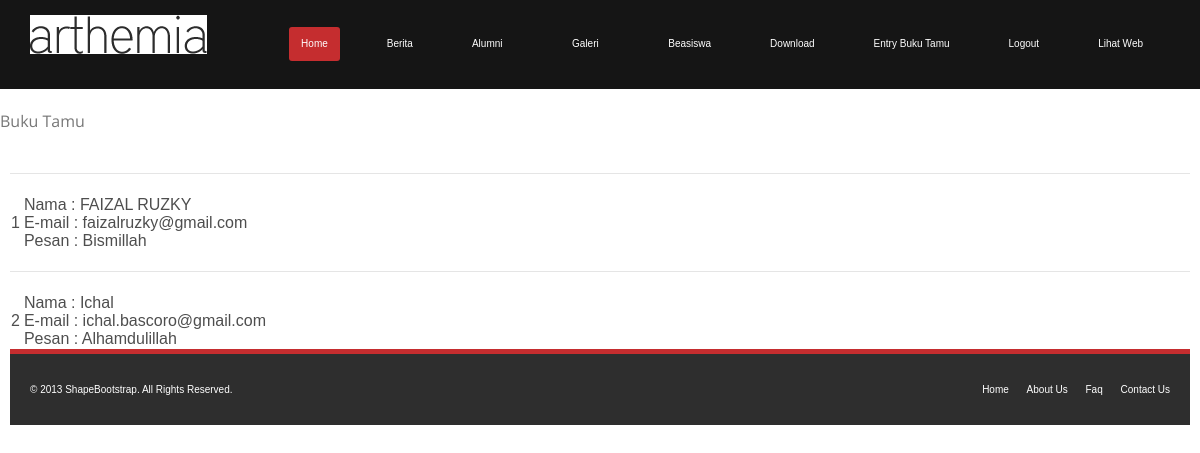
Page /administrator/web1.php?page=tampil_bukutamu on the committed database.
### tables this page shows
CREATE TABLE IF NOT EXISTS `bukutamu` (
  `id` int(11) NOT NULL AUTO_INCREMENT,
  `tanggal` int(11) NOT NULL,
  `nama` varchar(50) NOT NULL,
  `email` varchar(50) NOT NULL,
  `website` varchar(50) NOT NULL,
  `pesan` text NOT NULL,
  PRIMARY KEY (`id`)
);

### administrator/modul/tampil_bukutamu.php (the view, shortened to what this page needs)
<html>
<h3>Buku Tamu</h3>
<div style="overflow:auto; width:100%px; height:400px; padding:10px; border:1px solid transparant">
<?php
$tampil = "SELECT * FROM bukutamu ORDER BY id";
$hasil = mysql_query($tampil);
echo "<table>";
$no=1;
while($data = mysql_fetch_array($hasil)){
	echo "<tr><td>$no<td>";
	echo "<td>Nama : $data[nama] <br />";
	echo "E-mail : $data[email] <br />";
	echo "Pesan : $data[pesan] <br /></td></tr><hr />";
	$no++;
	echo"<table>";
}
?>
</div>
</html>

### administrator/css/dashboard/main.css (style rules this page uses)
body { background: #fff; font-family: 'Open Sans', sans-serif; color:#4e4e4e; line-height: 22px; }
h1, h2, h3, h4, h5, h6 { font-weight: 600; font-family: 'Open Sans', sans-serif; color:#4e4e4e; }
h3 { font-size: 16px; color: #787878; font-weight: 400; line-height: 24px; }
hr { border-top: 1px solid #e5e5e5; border-bottom: 1px solid #fff; }

### administrator/modul/tampil_bukutamu.php (style rules this page uses)
body { font: 100% Arial, Helvetica }
table { background-color: transparent; }

### rows in the picture
bukutamu: nama "FAIZAL RUZKY", email "faizalruzky@gmail.com", pesan "Bismillah"
bukutamu: nama "Ichal", email "ichal.bascoro@gmail.com", pesan "Alhamdulillah"
